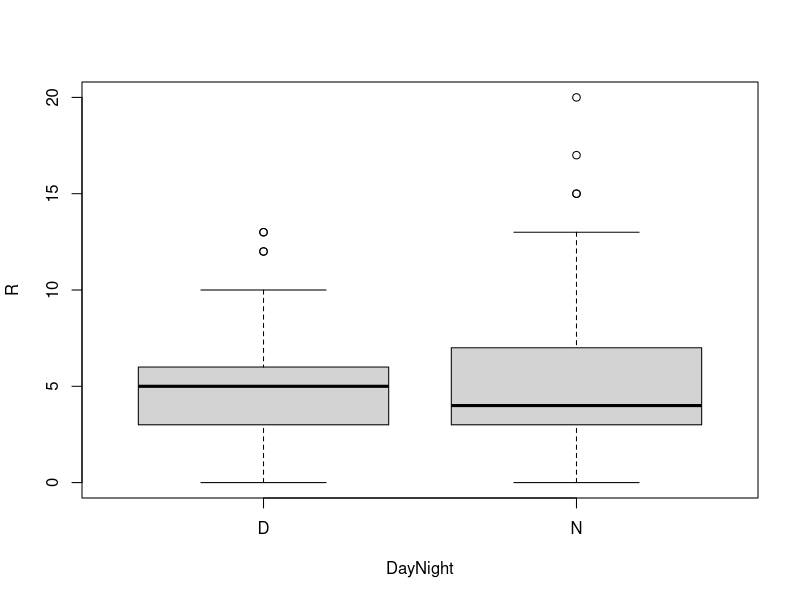

Reproduce this figure in R.
# setwd("Homeworks/Week1")
# cleanup
rm(list = ls())

# A) use it to determine how many participants in the survey were female Democrats who own guns.
gsl <- read.csv("lib/GSSLogical.csv")
attach(gsl)
answerA <- length(which(!Male & !Republican & GunOwner)); answerA #37
detach(gsl)

#B) Use it to find the shortest duration for a game in which the two teams together scored 10 or more runs.
rsx <- read.csv("lib/RedSox2013.csv")
attach(rsx)
# I don't know much about baseball, so I assume the `R` column includes the runs of two teams together
answerB <- which.min(Duration[which(R >= 10)]); answerB #1
detach(rsx)

#C) display separate box plots for the number of runs scored by the Sox in day games and in night games.
boxplot(R ~ DayNight, data = rsx)

#D) Build a 2x2 contingency table for WonLost and Away
attach(rsx)
observed <- table(WonLost, Away); observed
# WonLost FALSE TRUE
#       L    30   40
#       W    59   49
pWonLost <- mean(WonLost == 'L') #following the first value in above table to avoid confusion (for me)
pAway <- mean(!Away) #following the first value in above table to avoid confusion (for me)
expected <- nrow(rsx) * outer(c(pWonLost, 1 - pWonLost), c(pAway, 1 - pAway)); expected
#      [,1] [,2]
# [1,]   35   35
# [2,]   54   54
chisq <- sum((observed-expected)^2/expected); chisq # 2.354497
pValue <- 1 - pchisq(chisq, 1); pValue # 0.1249221

# Use anysterious calculation in R, confirmed by the built-in chi-square test to assess whether or not the Red Sox
# appear to have had a advantage for day or night games in 2013.

# Test the hypothesis whether the WonLost is independent of DayNight at .05 significance level.
# reference: http://www.r-tutor.com/elementary-statistics/goodness-fit/chi-squared-test-independence

chisq.test(WonLost, Away, correct=FALSE)
#
# 	Pearson's Chi-squared test
#
# data:  WonLost and Away
# X-squared = 2.3545, df = 1, p-value = 0.1249
# Using 0.05 significance level, Since p-value = 0.1249 is greater than 0.05 significance level, we do not reject the
# null hypothesis that Red Sox has an advantage during away games in 2013. Whether Red Sox
# wins/loses, it may not have anything to do with whether it was away or not.

detach(rsx)
